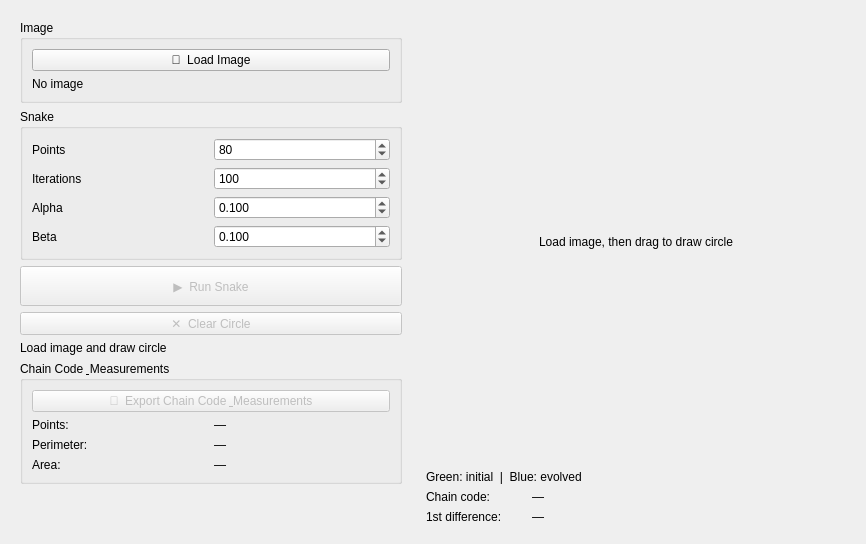
                        <widget class="QWidget" name="tabSnake">
                            <attribute name="title"><string> Active contour </string></attribute>
                            <layout class="QHBoxLayout" name="layoutSnakePage">

                                <!-- ── Left controls panel ──────────────────────────────────────── -->
                                <item>
                                    <widget class="QWidget" name="snakeControlsWidget" native="true">
                                        <property name="minimumSize"><size><width>400</width><height>0</height></size></property>
                                        <property name="maximumSize"><size><width>400</width><height>16777215</height></size></property>
                                        <layout class="QVBoxLayout" name="layoutSnakeControls">

                                            <item>
                                                <widget class="QGroupBox" name="snakeImageGroup">
                                                    <property name="title"><string>Image</string></property>
                                                    <layout class="QVBoxLayout" name="layoutSnakeImageGroup">
                                                        <item>
                                                            <widget class="QPushButton" name="snakeOpenBtn">
                                                                <property name="text"><string>📂  Load Image</string></property>
                                                            </widget>
                                                        </item>
                                                        <item>
                                                            <widget class="QLabel" name="snakeImageNameLbl">
                                                                <property name="text"><string>No image</string></property>
                                                                <property name="wordWrap"><bool>true</bool></property>
                                                            </widget>
                                                        </item>
                                                    </layout>
                                                </widget>
                                            </item>

                                            <item>
                                                <widget class="QGroupBox" name="snakeParamsGroup">
                                                    <property name="title"><string>Snake</string></property>
                                                    <layout class="QGridLayout" name="layoutSnakeParams">
                                                        <item row="0" column="0">
                                                            <widget class="QLabel" name="snakePointsLbl">
                                                                <property name="text"><string>Points</string></property>
                                                            </widget>
                                                        </item>
                                                        <item row="0" column="1">
                                                            <widget class="QSpinBox" name="snakePointsSpin">
                                                                <property name="minimum"><number>20</number></property>
                                                                <property name="maximum"><number>300</number></property>
                                                                <property name="value"><number>80</number></property>
                                                            </widget>
                                                        </item>
                                                        <item row="1" column="0">
                                                            <widget class="QLabel" name="snakeItersLbl">
                                                                <property name="text"><string>Iterations</string></property>
                                                            </widget>
                                                        </item>
                                                        <item row="1" column="1">
                                                            <widget class="QSpinBox" name="snakeItersSpin">
                                                                <property name="minimum"><number>1</number></property>
                                                                <property name="maximum"><number>500</number></property>
                                                                <property name="value"><number>100</number></property>
                                                            </widget>
                                                        </item>
                                                        <item row="2" column="0">
                                                            <widget class="QLabel" name="snakeAlphaLbl">
                                                                <property name="text"><string>Alpha</string></property>
                                                            </widget>
                                                        </item>
                                                        <item row="2" column="1">
                                                            <widget class="QDoubleSpinBox" name="snakeAlphaSpin">
                                                                <property name="decimals"><number>3</number></property>
                                                                <property name="singleStep"><double>0.010000000000000</double></property>
                                                                <property name="maximum"><double>5.000000000000000</double></property>
                                                                <property name="value"><double>0.100000000000000</double></property>
                                                            </widget>
                                                        </item>
                                                        <item row="3" column="0">
                                                            <widget class="QLabel" name="snakeBetaLbl">
                                                                <property name="text"><string>Beta</string></property>
                                                            </widget>
                                                        </item>
                                                        <item row="3" column="1">
                                                            <widget class="QDoubleSpinBox" name="snakeBetaSpin">
                                                                <property name="decimals"><number>3</number></property>
                                                                <property name="singleStep"><double>0.010000000000000</double></property>
                                                                <property name="maximum"><double>5.000000000000000</double></property>
                                                                <property name="value"><double>0.100000000000000</double></property>
                                                            </widget>
                                                        </item>
                                                    </layout>
                                                </widget>
                                            </item>

                                            <item>
                                                <widget class="QPushButton" name="snakeRunBtn">
                                                    <property name="enabled"><bool>false</bool></property>
                                                    <property name="minimumSize"><size><width>0</width><height>40</height></size></property>
                                                    <property name="text"><string>▶  Run Snake</string></property>
                                                </widget>
                                            </item>

                                            <item>
                                                <widget class="QPushButton" name="snakeClearBtn">
                                                    <property name="enabled"><bool>false</bool></property>
                                                    <property name="text"><string>✕  Clear Circle</string></property>
                                                </widget>
                                            </item>

                                            <item>
                                                <widget class="QLabel" name="snakeStatusLbl">
                                                    <property name="text"><string>Load image and draw circle</string></property>
                                                    <property name="wordWrap"><bool>true</bool></property>
                                                </widget>
                                            </item>

                                            <!-- ── Chain Code & Measurements group (export btn first, then stats) -->
                                            <item>
                                                <widget class="QGroupBox" name="contourMeasGroup">
                                                    <property name="title"><string>Chain Code &amp; Measurements</string></property>
                                                    <layout class="QGridLayout" name="layoutContourMeas">

                                                        <!-- row 0: export button spanning both columns -->
                                                        <item row="0" column="0" colspan="2">
                                                            <widget class="QPushButton" name="contourExportBtn">
                                                                <property name="enabled"><bool>false</bool></property>
                                                                <property name="text"><string>💾  Export Chain Code &amp; Measurements</string></property>
                                                            </widget>
                                                        </item>

                                                        <!-- row 1: points -->
                                                        <item row="1" column="0">
                                                            <widget class="QLabel">
                                                                <property name="text"><string>Points:</string></property>
                                                            </widget>
                                                        </item>
                                                        <item row="1" column="1">
                                                            <widget class="QLabel" name="contourPointsVal">
                                                                <property name="text"><string>—</string></property>
                                                            </widget>
                                                        </item>

                                                        <!-- row 2: perimeter -->
                                                        <item row="2" column="0">
                                                            <widget class="QLabel">
                                                                <property name="text"><string>Perimeter:</string></property>
                                                            </widget>
                                                        </item>
                                                        <item row="2" column="1">
                                                            <widget class="QLabel" name="contourPerimeterVal">
                                                                <property name="text"><string>—</string></property>
                                                            </widget>
                                                        </item>

                                                        <!-- row 3: area -->
                                                        <item row="3" column="0">
                                                            <widget class="QLabel">
                                                                <property name="text"><string>Area:</string></property>
                                                            </widget>
                                                        </item>
                                                        <item row="3" column="1">
                                                            <widget class="QLabel" name="contourAreaVal">
                                                                <property name="text"><string>—</string></property>
                                                            </widget>
                                                        </item>

                                                    </layout>
                                                </widget>
                                            </item>

                                            <item>
                                                <spacer name="verticalSpacerSnake">
                                                    <property name="orientation"><enum>Qt::Vertical</enum></property>
                                                    <property name="sizeHint" stdset="0"><size><width>20</width><height>40</height></size></property>
                                                </spacer>
                                            </item>

                                        </layout>
                                    </widget>
                                </item>

                                <!-- ── Right: canvas + chain code labels below ──────────────────── -->
                                <item>
                                    <widget class="QWidget" name="snakeViewWidget" native="true">
                                        <property name="sizePolicy">
                                            <sizepolicy hsizetype="Expanding" vsizetype="Expanding">
                                                <horstretch>1</horstretch><verstretch>1</verstretch>
                                            </sizepolicy>
                                        </property>
                                        <layout class="QVBoxLayout" name="layoutSnakeView">

                                            <!-- Canvas -->
                                            <item>
                                                <widget class="QLabel" name="snakeCanvasHost">
                                                    <property name="sizePolicy">
                                                        <sizepolicy hsizetype="Expanding" vsizetype="Expanding">
                                                            <horstretch>1</horstretch><verstretch>1</verstretch>
                                                        </sizepolicy>
                                                    </property>
                                                    <property name="minimumSize"><size><width>420</width><height>340</height></size></property>
                                                    <property name="text"><string>Load image, then drag to draw circle</string></property>
                                                    <property name="alignment"><set>Qt::AlignCenter</set></property>
                                                </widget>
                                            </item>

                                            <!-- Legend -->
                                            <item>
                                                <widget class="QLabel" name="snakeLegendLbl">
                                                    <property name="text"><string>Green: initial  |  Blue: evolved</string></property>
                                                </widget>
                                            </item>

                                            <!-- Chain code row — label style, word-wrapping value -->
                                            <item>
                                                <layout class="QHBoxLayout" name="layoutChainCodeRow">
                                                    <item>
                                                        <widget class="QLabel" name="contourCodeKeyLbl">
                                                            <property name="text"><string>Chain code:</string></property>
                                                            <property name="minimumSize"><size><width>100</width><height>0</height></size></property>
                                                            <property name="maximumSize"><size><width>100</width><height>16777215</height></size></property>
                                                            <property name="alignment"><set>Qt::AlignTop|Qt::AlignLeft</set></property>
                                                        </widget>
                                                    </item>
                                                    <item>
                                                        <widget class="QLabel" name="contourCodeVal">
                                                            <property name="text"><string>—</string></property>
                                                            <property name="wordWrap"><bool>true</bool></property>
                                                            <property name="alignment"><set>Qt::AlignTop|Qt::AlignLeft</set></property>
                                                        </widget>
                                                    </item>
                                                </layout>
                                            </item>

                                            <!-- First-difference row — same label style -->
                                            <item>
                                                <layout class="QHBoxLayout" name="layoutDiffCodeRow">
                                                    <item>
                                                        <widget class="QLabel" name="contourDiffKeyLbl">
                                                            <property name="text"><string>1st difference:</string></property>
                                                            <property name="minimumSize"><size><width>100</width><height>0</height></size></property>
                                                            <property name="maximumSize"><size><width>100</width><height>16777215</height></size></property>
                                                            <property name="alignment"><set>Qt::AlignTop|Qt::AlignLeft</set></property>
                                                        </widget>
                                                    </item>
                                                    <item>
                                                        <widget class="QLabel" name="contourDiffVal">
                                                            <property name="text"><string>—</string></property>
                                                            <property name="wordWrap"><bool>true</bool></property>
                                                            <property name="alignment"><set>Qt::AlignTop|Qt::AlignLeft</set></property>
                                                        </widget>
                                                    </item>
                                                </layout>
                                            </item>

                                        </layout>
                                    </widget>
                                </item>

                            </layout>
                        </widget>
